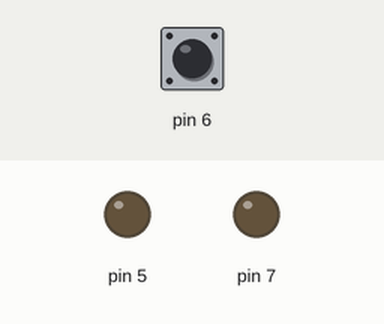
Simulated run of this sketch. Board: Arduino Uno, built with avr-gcc and run on an emulated ATmega328P. Shown: output pins drawn as LEDs (lit = HIGH). Inputs (shaded band) come from the test bench; at power-on: pin 6 HIGH.

Above: at 0.8 s.
0.9 s: pin 6 pulled LOW for 0.15 s
At 2.1 s:
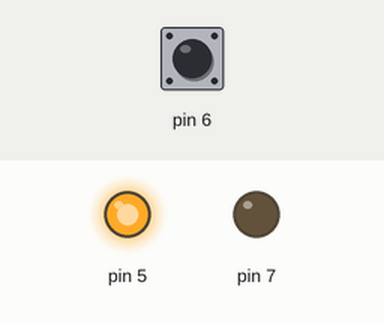
4.0 s: pin 6 pulled LOW for 3.2 s
At 12.1 s:
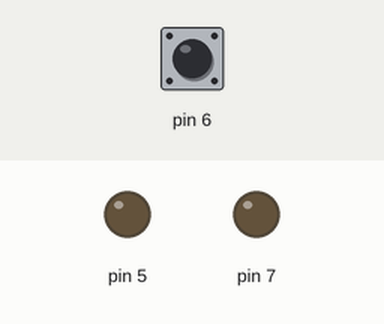
Timing chart, 0 to 13.6 s (numbered marks = the images above; inputs shaded):
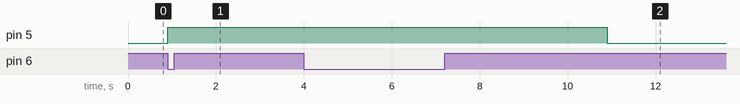

The sketch:

Aula3pt2.ino
```cpp
int main(){

 DDRD = DDRD | 0b10100000;      // pino PD7 definido como saída
 PORTD = PORTD | 0b01000000;    // Habilitar resistor de PULL-UP no PD6
 PORTD = PORTD & ~(0b10000000);  // Desliga a saída PD7

 for(;;){
  if((PIND & 0b01000000) == 0)   // verifica se o botão foi precionado
  {
    PORTD = PORTD | 0b00100000;  // Aciona a saida
    _delay_ms(5000);
    PORTD = PORTD &~(0b00100000); // Desliga a saída
  }
 }

}
```

Measured:
- after the input at 0.9 s, pin 5: LOW → HIGH at once
- after the input at 4.0 s, pin 5: HIGH → LOW after 6.9 s instead of 1.9 s
